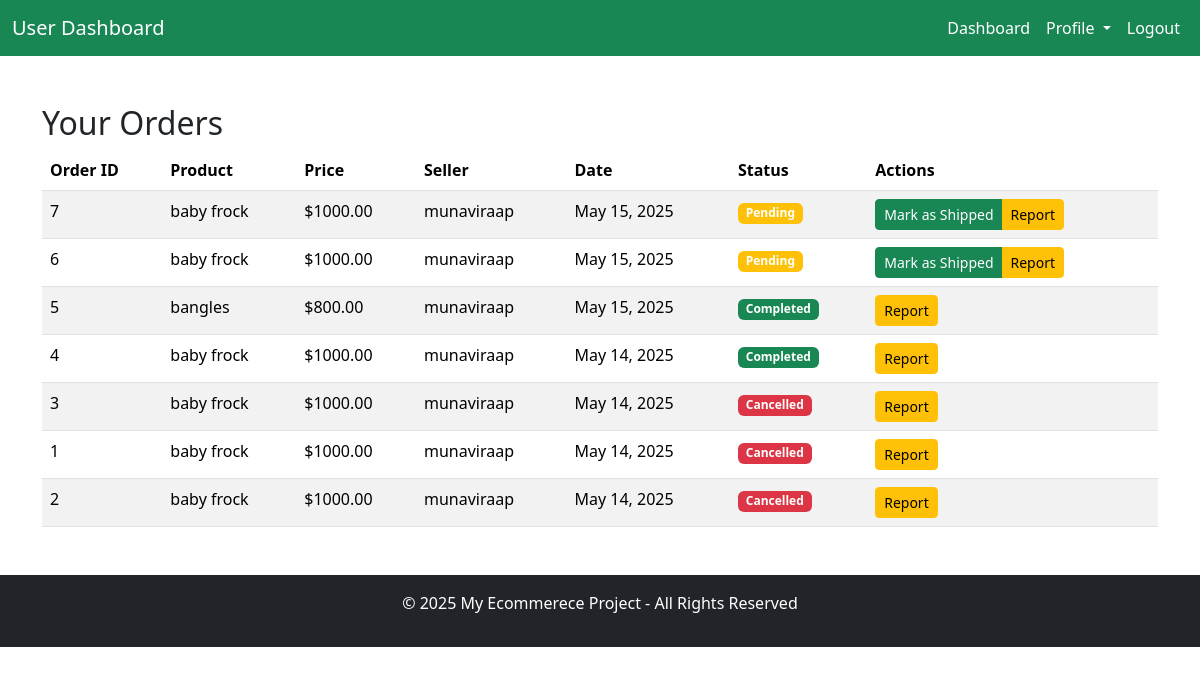
Screenshot of /user/orders/ (signed in) with the database file from the repository.
### accounts/models.py (models this page shows, shortened)
class Order(models.Model):
    STATUS_CHOICES = [
        ('pending', 'Pending'),
        ('shipped', 'Shipped'),
        ('completed', 'Completed'),
        ('cancelled', 'Cancelled'),
    ]
    user = models.ForeignKey(settings.AUTH_USER_MODEL, on_delete=models.CASCADE,related_name='user')
    product = models.ForeignKey(Product, on_delete=models.CASCADE,null=True,blank=True)
    seller = models.ForeignKey(settings.AUTH_USER_MODEL, on_delete=models.CASCADE, related_name='sales',null=True,blank=True)
    status = models.CharField(max_length=20, choices=STATUS_CHOICES, default='pending')
    created_at = models.DateTimeField(auto_now_add=True,null=True,blank=True)
    cancelled_at = models.DateTimeField(null=True, blank=True)

class Product(models.Model):
    name = models.CharField(max_length=255)
    description = models.TextField()
    price = models.DecimalField(max_digits=10, decimal_places=2)
    image = models.ImageField(upload_to='product_images/', null=True, blank=True)
    created_by = models.ForeignKey(settings.AUTH_USER_MODEL, on_delete=models.CASCADE, related_name='products')
    is_active = models.BooleanField(default=True)
    created_at = models.DateTimeField(auto_now_add=True)

class CustomUser(AbstractUser):
    ROLE_CHOICES = (
        ('admin', 'Admin'),
        ('user', 'User'),
        ('sales', 'Sales'),
    )
    email = models.EmailField(('email address'), unique=True)  # ✅ Make email unique
    phone_number = models.CharField(max_length=15, blank=True, null=True)
    role = models.CharField(max_length=10, choices=ROLE_CHOICES, default='user')
    is_verified = models.BooleanField(default=False)  # Used to verify sales accounts
    USERNAME_FIELD = 'email'
    REQUIRED_FIELDS = ['username', 'role']

### accounts/views.py (the view)
# urls.py: path('user/orders/', views.view_orders, name='view_orders'),
@login_required
def view_orders(request):
    orders = Order.objects.filter(
        Q(user=request.user) |
        Q(product__created_by=request.user)
    ).select_related('product', 'user', 'product__created_by').order_by('-created_at')
    return render(request, 'accounts/user/orders.html', {
        'orders': orders,
        'user_is_seller': request.user.products.exists(),
        'now': timezone.now()
    })

### accounts/templates/accounts/user/orders.html (shortened to what this page needs)
{% extends 'accounts/user_base.html' %}
{% load static %}
{% load tz %}
{% block content %}
<div class="container mt-5">
    <h2>Your Orders</h2>
    {% if orders %}
        <table class="table table-striped">
    <thead>
        <tr>
            <th>Order ID</th>
            <th>Product</th>
            <th>Price</th>
            <th>Seller</th>
            <th>Date</th>
            <th>Status</th>
            <th>Actions</th>
        </tr>
    </thead>
    <tbody>
        {% for order in orders %}
        <tr>
            <td>{{ order.id }}</td>
            <td>{{ order.product.name }}</td>
            <td>${{ order.product.price }}</td>
            <td>{{ order.product.created_by.username }}</td>
            <td>{{ order.created_at|date:"M d, Y" }}</td>
            <td>
                <span class="badge
                    {% if order.status == 'completed' %}bg-success
                    {% elif order.status == 'cancelled' %}bg-danger
                    {% else %}bg-warning{% endif %}">
                    {{ order.status|title }}
                </span>
            </td>
           <td>
    {% if order.product.created_by == request.user %}
        <div class="btn-group">
            {% if order.status == 'pending' %}
                <a href="{% url 'mark_shipped' order.id %}" class="btn btn-sm btn-success">Mark as Shipped</a>
            {% endif %}
            <a href="#" class="btn btn-sm btn-warning">Report</a>
        </div>
    {% endif %}
</td>
        </tr>
        {% empty %}
        <tr>
            <td colspan="7" class="text-center">No orders found</td>
        </tr>
        {% endfor %}
    </tbody>
</table>
    {% else %}
        <p>You haven't placed any orders yet.</p>
    {% endif %}
</div>
{% endblock %}

### rows the page displays
Order: id "7", product.name "baby frock", product.price "1000.00", product.created_by.username "munaviraap", created_at "May 15, 2025", status "Pending", shows "Mark as Shipped", shows "Report"
Order: id "6", product.name "baby frock", product.price "1000.00", product.created_by.username "munaviraap", created_at "May 15, 2025", status "Pending", shows "Mark as Shipped", shows "Report"
Order: id "5", product.name "bangles", product.price "800.00", product.created_by.username "munaviraap", created_at "May 15, 2025", status "Completed", shows "Report"
Order: id "4", product.name "baby frock", product.price "1000.00", product.created_by.username "munaviraap", created_at "May 14, 2025", status "Completed", shows "Report"
Order: id "3", product.name "baby frock", product.price "1000.00", product.created_by.username "munaviraap", created_at "May 14, 2025", status "Cancelled", shows "Report"
Order: id "1", product.name "baby frock", product.price "1000.00", product.created_by.username "munaviraap", created_at "May 14, 2025", status "Cancelled", shows "Report"
Order: id "2", product.name "baby frock", product.price "1000.00", product.created_by.username "munaviraap", created_at "May 14, 2025", status "Cancelled", shows "Report"
